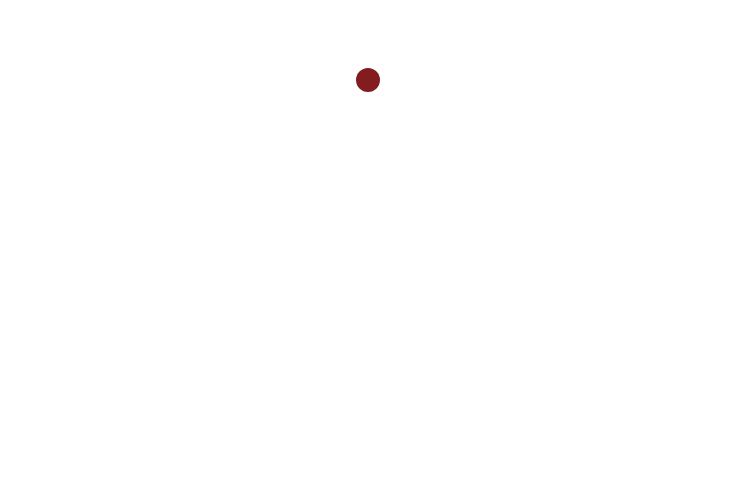
Frame 1 (no input)
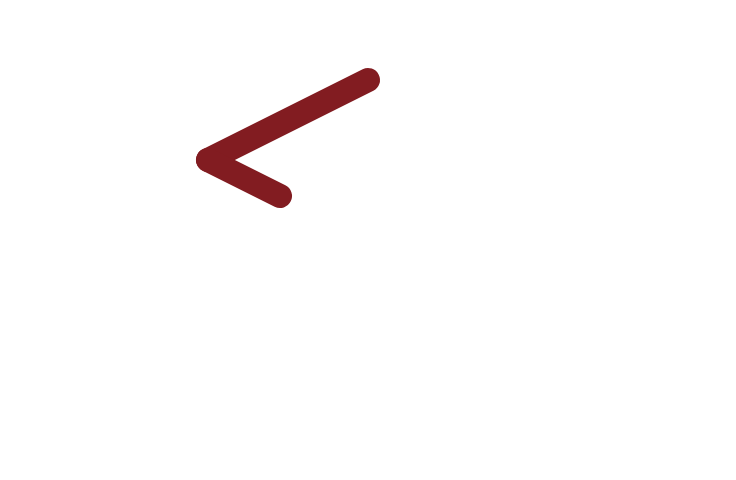
Frame 60 (no input)
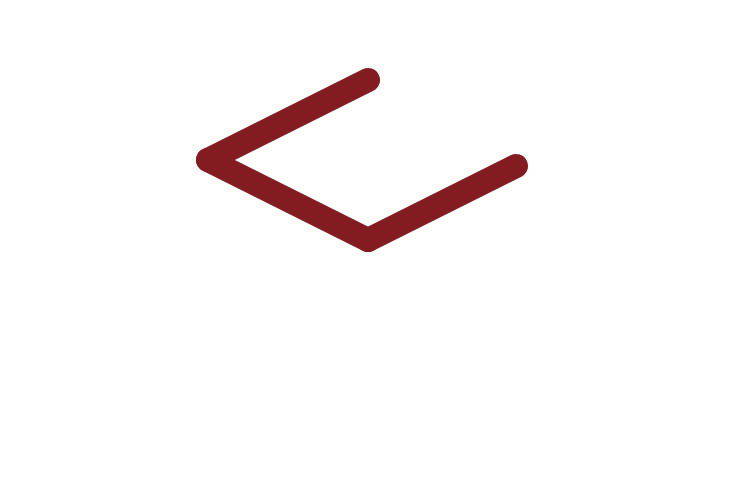
Frame 120 (the mouse pressed at the canvas centre since frame 60)

The p5.js sketch that drew these frames (run headless with seeded random() and noise() and a simulated clock; from frame 60 on, the mouse is pressed at the canvas centre):

// p5.js sketch
// ── sketch.js
let a = 0,a2 = 0,a3 = 0,a4 = 0;
let x = 160,y = 190; 
let x2 = -100,y2 = -100;
let x3 = -100,y3 = -100; 
let x4 = -100,y4 = -100; 
let count = 0,count2= 0;
let x10 =80,y10=250; 
let x12 ,y12,x13,y13,x14,y14; 
let t = 0,t2=0,t3=0,t4=0,p= 0,p2=0,p3=0,p4=0; 
let x20=-100,y20=-100,x22,y22,x23,y23; 
let u=0,u2=0; 
let zoom = 2; 
let returnAnimation = false; 
let offsetX = 0; 
let offsetY = 0;
let moveX = 208; 
let moveY = -30;
let t5=0,t6=0,p5=0;
let x15=750,x16=750,x17=750,x18=750,x19=750,x24=750;
let  p6=0,t7=0,y15,y16,y17,y18,e=0;
function setup() { createCanvas(736, 480); }
function draw() {

  background(255);



  if(u2 >= 63){
    returnAnimation = true;
  }


  if(returnAnimation){

    zoom = lerp(zoom,1,0.03);

    moveX = lerp(moveX,0,0.03);
    moveY = lerp(moveY,0,0.03);

  }


  push();
  translate(width/2,height/2);
  scale(zoom);
  translate(-width/2,-height/2);
  translate(moveX,moveY);


  drawO();
  drawS();
  deawU();


  pop();

  Character();
  drawLogo();

}
function drawO(){  
  strokeWeight(12);
  stroke(130,28,33);
  line(x, y, x - a*2, y + a); 
                   if (count >= 1) { line(x2, y2, x2 + a2*2, y2 + a2); }  
                   if (count >= 2) { line(x3, y3, x3 + a3*2, y3 - a3); }
                   if (count >= 3) { line(x4, y4, x4 - a4*2, y4 - a4); } 
                   if (count == 0) { if (a < 40) { a++; } 
                   else { x2 = x - a*2; y2 = y + a; count = 1; } }  
                   else if (count == 1) {
                     if (a2 < 40) { a2++; } 
                     else {  x3 = x2 + a2*2; y3 = y2 + a2; count = 2; } }  
                   else if (count == 2) { 
                     if (a3 < 40) { a3++; } 
                   else {  x4 = x3 + a3*2; y4 = y3 - a3; count = 3; } }
                   else if (count == 3) { if (a4 < 40) { a4++; }
                   else{ count =4; } } }
function drawS(){ 
   stroke(18,51,89);
  
  line(155,287,x12,y12); 
  line(x10,y10,x13,y13); 
                  line(x13,y13,x14,y14);
                  if (count == 4) {
                    if (t <= 60) { p = min(t / 60, 1); 
                                   x12 = lerp(155,80, p);
                                   y12 = lerp(287, 250, p); t++; }
                    else if(t2 <= 60){ p2 = min(t2 / 60, 1);
                                       x13 = lerp(x12, 155, p2);
                                       y13 = lerp(y12, 350, p2);
                                       t2++; }
                    else if(t3<=60){ p3 = min(t3/60,1);
                                     x14 =lerp(x13,80,p3); 
                                     y14 = lerp(y13,313,p3);
                                     t3++; 
                                   } 
                    else{ count=5 
                          e = 1 
                        } } } 
function deawU(){ 
      stroke(0,84,145);
  if(e == 1){
                   x20=170
                 y20=287
                   e = 2
                 }
                 
                  line(x20,y20,x20,y20+u);
                  line(x20,y20+u,x22,y22); 
                  line(x22,y22,x22,y22-u2);
                  if(count == 5){ if(u<63){ u++; } 
                  else if(t4 <= 60){ p4 = min(t4/60,1);
                                     x22= lerp(170,240,p4) 
                                       y22= lerp(350,313,p4);
                                     t4++ }
                  else{ x22= 240; y22 =313; 
                        if(u2<63){ u2++; } 
                        else{
                          count = 6;
                        }
                      } 
                                } 
                }
function Character(){
  if(count == 6){
    if(t5<=90){
      t5++;
      }
else if (t6 <= 60) {
  p5 = min(t6 / 60, 1);
  x15 = lerp(750, 310, p5);
  x16 = lerp(750, 330, p5);
  x17 = lerp(750, 540, p5);
  x18 = lerp(750, 330, p5);
  x19 = lerp(750, 390, p5);
  x24 = lerp(750, 300, p5);
  t6++;
}

    textSize(32);
    fill(18,51,89);
    text("偉大なる平凡人たれ",x15,90);
    textSize(120);
    fill(130,28,33);
    text("100",x16,220);
    textSize(60);
    text("th",x17,220);
    textSize(42);
    text("Anniversary",x18,300)
    textSize(28);
    text("SINCE 1928",x19,340);
    textSize(32);
    text("学校法人大阪産業大学",x24,400);
   

  }  
    if(t6>=61){
  count2 = 7;
} 
}
function drawLogo(){
  if(count2 == 7){
　　　  p6 = min(t7 / 60, 1);
  y15 = lerp(230, 90, p6);
  y16 = lerp(230, 145, p6);
  y17 = lerp(230, 160, p6);
  y18 = lerp(230, 215, p6);
 
  t7++;
}
    
    
    
    noStroke();
　　fill(130,28,33);
    circle(120,y15,60);

    fill(18,51,89);
    circle(185,y16,60);

    fill(0,84,145);
    circle(120,y17,35);
   
    stroke(255);
    fill(130,28,33);
    circle(175,y18,30);
  strokeWeight(3);  
  noStroke();
 
  }
